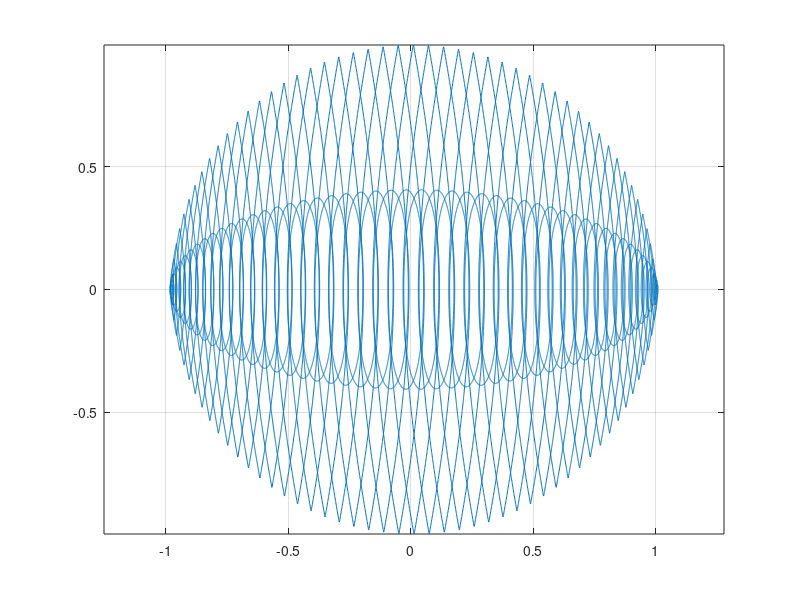

MATLAB code to generate this figure:
A = [0,1 ; 0 , 0];
B = [0 ; 1];
C = eye(2,2);
D = [0 ; 0];
SYS = ss(A,B,C,D);


eAT = [1 1; 0 1];

x1 = [1 0]';
x2 = [0 -1]';
x3 = [-1 0]';
x4 = [0 1]';

Wc = [1/3 0.5; 0.5 1];


N = 100; %How many evenly spaced points on the circle to trace with the system

Nvec = 0:N-1;
Xn = exp(-1i*Nvec*2*pi/N);
Xn = [real(Xn)' imag(Xn)' ];
%Xn = fliplr(Xn);

res = 1000;
x0 = Xn(1,:)';
U = [];
t = linspace(0,1,res);
for i = 2:N
    x1 = Xn(i,:)';
    alpha = Wc\(x1 - eAT*x0);
    u1 = zeros(1,res);
    for j = 1:res
        u1(j) = [1 - t(j), 1 ]*alpha;
    end
    U = [ U u1];
    x0 = x1;
end


x1 = Xn(1,:)';
     alpha = Wc\(x1 - eAT*x0);
    u1 = zeros(1,res);
    for j = 1:res
        u1(j) = [1 - t(j), 1 ]*alpha;
    end
    U = [ U u1];
    

t = linspace(0,N,N*res);
y = lsim(SYS,U,t,Xn(1,:)');
clf
plot(y(:,1),y(:,2))
axis equal
grid
